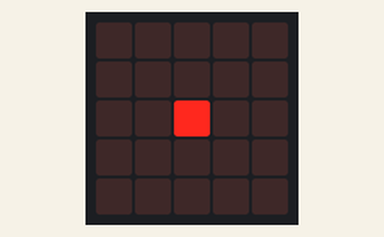
Bench run of a program on a simulated BBC micro:bit running MicroPython. Parts: the board's 5×5 LED display.

Above: at 0.1 s.
At 0.51 s:
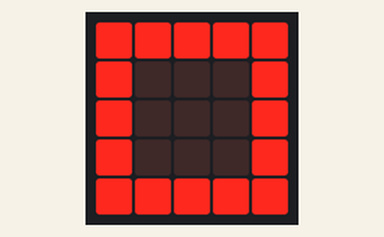

Measured:
- by itself, everything shown: repeats every 0.82 s, in 4 steps

The program:

a_.py
```python
from microbit import *

peque = Image("00000:"
              "00000:"
              "00900:"
              "00000:"
              "00000")

medio = Image("00000:"
              "09990:"
              "09090:"
              "09990:"
              "00000")

grande = Image("99999:"
               "90009:"
               "90009:"
               "90009:"
               "99999")

anim = [peque, medio, grande, medio]

while True:
    display.show(anim, delay=200, loop=True)
```
